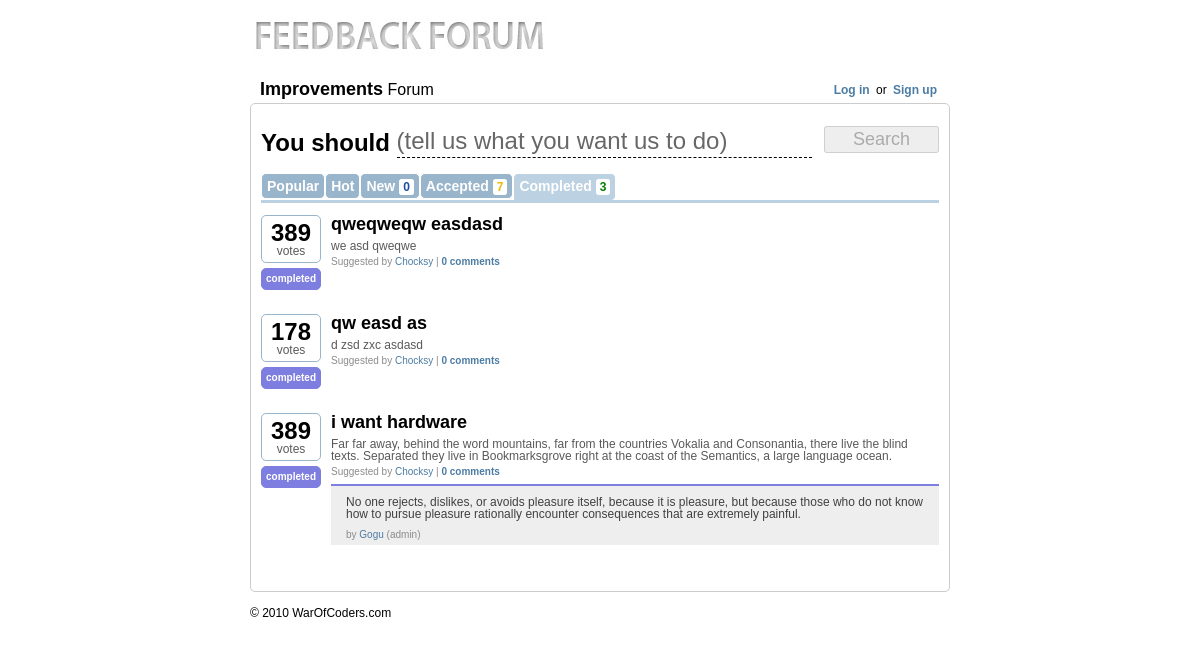
Page /pages/1-completed on the committed database.
### tables this page shows
CREATE TABLE `feedback_ideas` (
  `id` bigint(20) unsigned NOT NULL AUTO_INCREMENT,
  `idea` varchar(255) NOT NULL,
  `description` longtext NOT NULL,
  `votes` int(11) unsigned NOT NULL DEFAULT '1',
  `comments` int(11) NOT NULL DEFAULT '0',
  `auth_id` bigint(20) unsigned NOT NULL,
  `sub_date` datetime NOT NULL,
  `status` int(1) NOT NULL DEFAULT '0',
  `admin_id` bigint(20) NOT NULL,
  `admin_comment` longtext NOT NULL,
  PRIMARY KEY (`id`),
  FULLTEXT KEY `description` (`idea`,`description`)
);

### includes/configure.php (called while the page is built, shortened)
<?php
class config {
    var $local_base='http://localhost/feedbacker/';
    var $online_base='http://ajaxmasters.com/development/hackme/feedback/';
    function __construct() {
        if ($_SERVER['SERVER_ADDR'] == '127.0.0.1') {
            $this->HTTP_SERVER_BASE=$this->local_base;
        } else {
            $this->HTTP_SERVER_BASE=$this->online_base;
            $this->HTTP_SERVER_BASE_JAVA=$this->online_base;
        }
    }
}
$conf=new config;
?>

### includes/class.db.php (called while the page is built, shortened)
<?php
class Conn {
    public $conn;
    var $mysql_username = DB_USERNAME;
    var $mysql_password = DB_PASSWORD;
    var $mysql_host = DB_HOST;
    public function __construct() {
        $this->conn = mysql_connect($this->mysql_host, $this->mysql_username, $this->mysql_password);
    }
    public function db_query($query) {
        $results = mysql_query($query,$this->conn);
        return $results;
    }
}
?>

### includes/app_top.php (called while the page is built, shortened)
<?
include('configure.php');
include('class.db.php');
include('functions.php');
include('paginator.class.php');
$db=new Conn;
?>

### includes/paginator.class.php (called while the page is built, shortened)
<?php
class Paginator {
    var $SQL;
    var $itemsPerPage;
    function setSQL($sql) {
        $this->SQL = trim($sql);
    }
    function setItemsPerPage($num) {
        $this->isValidNumber($num) ? $this->itemsPerPage = $num : die("setItemsPerPage() only accept non-zero, positive number.");
    }
    function getPageNumber($page_num) {
        $endItem = $this->itemsPerPage;
        $startItem = ($this->itemsPerPage * ($page_num - 1));
        $limit_sql = " LIMIT $startItem , $endItem";
        $final_SQL = $this->SQL . $limit_sql;
        $q = mysql_query($final_SQL);
        return $q;
    }
    function isValidNumber($n) {
        return (is_numeric($n) && ($n > 0));
    }
}
?>

### pages.php (the view, shortened to what this page needs)
<?php
$tab=$_GET['tab'];
$page=$_GET['page'];
$curdate=date('Y-m-d');
switch($tab) {
    case'completed':
        $order=' ORDER BY id DESC';
        $selu="status='4'";
        break;
}
$new_rez=mysql_num_rows($db->db_query("SELECT id FROM feedback_ideas WHERE date(sub_date)='".$curdate."' AND status IN('0','1','2','3')"));
$acc_rez=mysql_num_rows($db->db_query("SELECT id FROM feedback_ideas WHERE status IN('1','2','3')"));
$com_rez=mysql_num_rows($db->db_query("SELECT id FROM feedback_ideas WHERE status=4"));
$voted_ideas=array();
$p = new Paginator();
$p->setSQL("SELECT * FROM feedback_ideas WHERE ".$selu."".$order);
$p->setItemsPerPage($conf->IDEAS_PER_PAGE);
$result_resources = $p->getPageNumber($page);
while ($info = mysql_fetch_array($result_resources)) {
    $ideas[]=$info;
}
?>
<br clear="all"/>
<div class="search">
    <form action="javascript:void(0)" id="search_form" onsubmit="showNew()" autocomplete="off">
        <div class="i_t"><b>You should</b>
            <label for="y_idea">(tell us what you want us to do)</label>
            <input type="text" id="y_idea" onkeyup="search(this)"/>
        </div>
        <input type="submit" value="Search" id="create_button" disabled="disabled"/>
    </form>
</div>
<br clear="all"/>
<div id="init_results">
    <div class="categs">
        <ul>
            <li <?=($tab=='popular') ? 'class="active"' : ''?>>
                <a href="<?=$conf->HTTP_SERVER_BASE?>pages/1-popular">Popular</a>
            </li>
            <li <?=($tab=='hot') ? 'class="active"' : ''?>>
                <a href="<?=$conf->HTTP_SERVER_BASE?>pages/1-hot">Hot</a>
            </li>
            <li <?=($tab=='new') ? 'class="active"' : ''?>>
                <a href="<?=$conf->HTTP_SERVER_BASE?>pages/1-new">New <b class="blue"><?=$new_rez?></b></a>
            </li>
            <li <?=($tab=='accepted') ? 'class="active"' : ''?>>
                <a href="<?=$conf->HTTP_SERVER_BASE?>pages/1-accepted">Accepted <b class="yellow"><?=$acc_rez?></b></a>
            </li>
            <li <?=($tab=='completed') ? 'class="active"' : ''?>>
                <a href="<?=$conf->HTTP_SERVER_BASE?>pages/1-completed">Completed <b class="green"><?=$com_rez?></b></a>
            </li>
        </ul>
    </div>
    <br clear="all"/>
    <div class="before_line"></div>
    <br clear="all"/>
    <?
    if(!empty($ideas)) {
        foreach($ideas as $idea) { ?>
    <div class="idea_container">
        <div class="votes">
            <div id="nr_votes_<?=$idea['id']?>" class="nr_votes <?=($idea['status']==4 || checkVoted($idea['id'],$voted_ideas)) ? 'full' : ''?>">
                        <?=dynamicFont(number_format($idea['votes'],0,'',','),32)?><br/>
                votes<br/>
            </div>
                    <? if($idea['status']!=0) { ?>
            <div class="nr_votes <?=giveStatus($idea['status'],'class')?>"><?=giveStatus($idea['status'],'text')?></div>
                        <? } ?>
        </div>
        <div class="idea">
            <div class="title nomrg"><a href="<?=$conf->HTTP_SERVER_BASE?>idea/<?=$idea['id']?>-<?=makeTitle($idea['idea'])?>"><b><?=$idea['idea']?></b></a></div>
            <div class="auth_desc">
                        <?=shortString($idea['description'],300,' ...  <a href="'.$conf->HTTP_SERVER_BASE.'idea/'.$idea['id'].'-'.makeTitle($idea['idea']).'"><b>More</b></a>')?>
            </div>
            <div class="auth_inf">
                Suggested by <a href="">Chocksy</a> | <a href="<?=$conf->HTTP_SERVER_BASE?>idea/<?=$idea['id']?>-<?=makeTitle($idea['idea'])?>"><b><?=giveComments($idea['comments'])?></b></a>
            </div>
                    <? if(!empty($idea['admin_comment'])) { ?>
            <div class="admin_comment">
                <div class="ad_<?=giveStatus($idea['status'],'class')?>"></div>
                <div class="ad_comment">
                                <?=$idea['admin_comment']?>
                </div>
                <div class="auth_inf">
                    by <a href="">Gogu</a> (admin)
                </div>
            </div>
                        <? } ?>
        </div>
    </div>
    <br clear="all"/><br/><br/>
            <? } ?>
    <br clear="all"/>
            <?
    }else {
        ?>
    <div class="not_found"> Nothing to see here!</div>
        <? } ?>
</div>

### includes/functions.php (shortened to what this page needs)
<?php
function dynamicFont($text,$max_font) {
    $txt_leng=strlen($text);
    if($txt_leng<9) {
        $html='<b style="font-size:'.($max_font-($txt_leng*2.7)).'px">'.$text.'</b>';
    }else {
        $html='<b style="font-size:9px">'.$text.'</b>';
    }
    return $html;
}
function giveStatus($id,$type) {
    switch ($id) {
        case '4':
            $status['text']='completed';
            $status['class']='completed';
            break;
    }
    return $status[$type];
}
function giveComments($nr) {
    if($nr!=1) {
        $text=$nr.' comments';
    }else {
        $text=$nr.' comment';
    }
    return $text;
}
function makeTitle($text) {
    $text=strtolower(trim($text));
    $code_entities_match = array(' ','--','&quot;','!','@','#','$','%','^','&','*','(',')','_','+','{','}','|',':','"','<','>','?','[',']','\\',';',"'",',','.','/','*','+','~','`','=');
    $code_entities_replace = array('-','-','','','','','','','','','','','','','','','','','','','','','','','','');
    $text = str_replace($code_entities_match, $code_entities_replace, $text);
    return $text;
}
function shortString($string,$length,$replacer=' ...') {
    return $string;
}
?>

### css/style.css (style rules this page uses)
body { font: 12px/1 'Lucida Grande', Arial, 'Liberation Sans', FreeSans, sans-serif; }
a { text-decoration: none; color: #4c7ca3; }
li { list-style: none; }
.green { color:green; }
.blue { color:#214ea2; }
.yellow { color:#eab808; }
.title { font-size:16px; margin: 10px 0 0 10px; }
.title b { font-size:18px; }
.nomrg { margin:0; padding: 0; }
input[type=text],input[type=password] { padding: 5px 10px; background-color: transparent; position: relative; z-index: 2; }
label { position: absolute; z-index: 1;-webkit-transition: opacity 0.15s linear; color: #bababa; background-color: #FFFFFF; }
.i_t { float:left; font-size: 24px; margin-right: 5px; width: 555px; padding-top: 3px; }
.search input[type=text] { border:none; border-bottom: 1px dashed #000; color: #595959; font-size: 24px; padding: 0; margin:0px; width: 415px; font-weight: bold; }
.search input[type=submit] { font-size:18px; width: 115px; float: right; margin-left: 0px; }
.search label { color: #676767; font-size: 24px; }
.categs { margin: 15px 0; }
.categs li { background:#99b5cc; float: left; padding: 5px; border:1px solid #fff; -moz-border-radius: 5px;-webkit-border-radius: 5px; }
.categs li.active { background:#bcd1e2; padding-bottom:5px; -moz-border-radius-bottomleft:0px; -webkit-border-bottom-left-radius:0px; -moz-border-radius-bottomright:0px; webkit-border-bottom-right-radius:0px; padding-bottom: 7px; }
.categs li a { color:#fff; font-weight: bold; font-size: 14px; }
.categs li a b { font-size:12px; background: #fff; border:1px solid #fff; padding: 0px 3px; -moz-border-radius: 3px;-webkit-border-radius: 3px; }
.before_line { border-top:3px solid #bcd1e2; margin-top: -1px; position: relative; }
.idea_container { float:left; width: 100%; }
.votes { float:left; width:60px; height:auto; }
.nr_votes { text-align: center;border:1px solid #99b5cc; color: #595959; padding: 5px; -moz-border-radius-topleft:5px; -moz-border-radius-topright:5px; -webkit-border-top-left-radius:5px; -webkit-border-top-right-radius:5px; border-bottom: none; }
.nr_votes b { font-size: 16px; color: black; }
.full { border:1px solid #99b5cc; -moz-border-radius: 5px;-webkit-border-radius: 5px; }
.completed { background: #7D7EDF; font-size: 10px; padding:5px 1px; margin-top: 5px; font-weight: bold; border:1px solid #7D7EDF; color: #fff; -moz-border-radius: 5px;-webkit-border-radius: 5px; }
.idea { margin-left:70px; color: #595959; }
.idea .title a { color:black; }
.idea .auth_desc { margin-top:7px; }
.idea .auth_inf { margin-top:5px; font-size: 10px; color:#8b8b8b; }
.admin_comment { background: #eee; -moz-box-shadow: 0px 1px 2px #888; margin-top: 7px; }
.ad_completed { height: 2px; background: #7D7EDF; -moz-box-shadow: 0px 5px 15px #7D7EDF; }
.admin_comment .ad_comment { color:#404040; padding: 10px 15px 0px 15px; }
.admin_comment .auth_inf { padding: 5px 15px; }

### rows in the picture
feedback_ideas: votes "389", status "completed", idea "qweqweqw easdasd", description "we asd qweqwe", comments "0 comments"
feedback_ideas: votes "178", status "completed", idea "qw easd as", description "d zsd zxc asdasd", comments "0 comments"
feedback_ideas: votes "389", status "completed", idea "i want hardware", description+id+idea "Far far away, behind the word mountains, far from the countries Vokalia and Consonantia, there live the blind texts. Separated they live in Bookmarksgrove right at the coast of the Semantics, a large language ocean.", comments "0 comments", admin_comment "No one rejects, dislikes, or avoids pleasure itself, because it is pleasure, but because those who do not know how to pursue pleasure rationally encounter consequences that are extremely painful."

### other values in the picture
$new_rez "0"
$acc_rez "7"
$com_rez "3"
